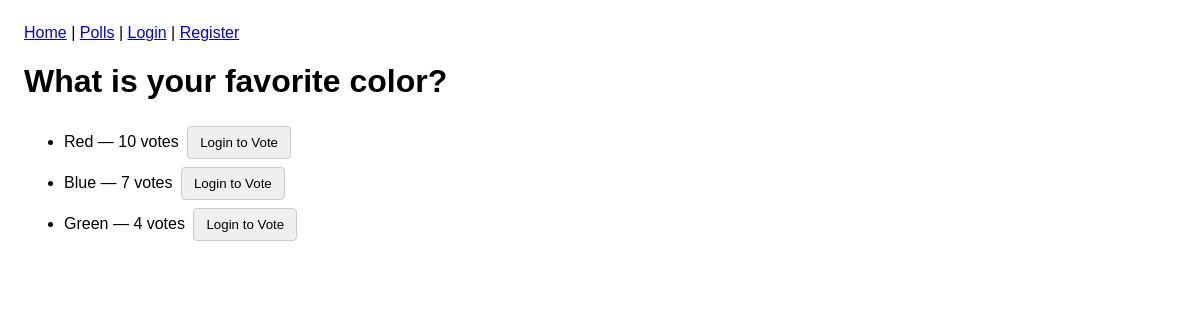
The page /polls/what-is-your-favorite-color/ on the database its author committed.
### polls/models.py (models this page shows, shortened)
class Poll(models.Model):
    question = models.CharField(max_length=255)
    is_public = models.BooleanField(default=True)
    created_at = models.DateTimeField(auto_now_add=True)
    owner = models.ForeignKey(User, on_delete=models.CASCADE, related_name='polls', null=True, blank=True)
    slug = models.SlugField(unique=True, blank=True)
    private_code = models.UUIDField(default=uuid.uuid4, unique=True)

class Choice(models.Model):
    poll = models.ForeignKey(Poll, on_delete=models.CASCADE, related_name="choices")
    text = models.CharField(max_length=200)
    votes = models.IntegerField(default=0)

### polls/views.py (the view, shortened to what this page needs)
# urls.py: path('polls/<slug:slug>/', views.poll_detail, name='poll_detail'),
def poll_detail(request, slug):
    poll = get_object_or_404(Poll, slug=slug)
    user_voted = False
    if request.user.is_authenticated:
        user_voted = VoteRecord.objects.filter(user=request.user, poll=poll).exists()
    return render(request, 'polls/poll_detail.html', {
        'poll': poll,
        'user_voted': user_voted
    })

### frontend/templates/polls/poll_detail.html (shortened to what this page needs)
{% extends "base.html" %}
{% block content %}
<h1>{{ poll.question }}</h1>
<ul>
  {% for choice in poll.choices.all %}
    <li>
      {{ choice.text }} — {{ choice.votes }} votes
      {% if user.is_authenticated and not user_voted %}
        <a href="{% url 'vote' choice.id %}">
           <button>Vote</button>
        </a>
      {% elif user_voted %}
        <button disabled>Already Voted</button>
      {% else %}
        <a href="{% url 'login' %}">
           <button>Login to Vote</button>
        </a>
      {% endif %}
    </li>
  {% endfor %}
</ul>
{% endblock %}

### frontend/static/css/style.css (style rules this page uses)
body { font-family: Arial, sans-serif; margin: 24px; }
button { padding: 8px 12px; margin: 4px; border: 1px solid #ccc; border-radius: 4px; cursor: pointer; }

### rows shown on the page
Poll: question "What is your favorite color?"
Choice: text "Red", votes "10"
Choice: text "Blue", votes "7"
Choice: text "Green", votes "4"
